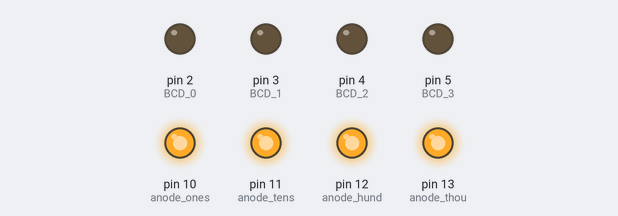
This sketch was run on a simulated Arduino Uno, built with avr-gcc and run on an emulated ATmega328P. On the bench: output pins drawn as LEDs (lit = HIGH).

Above: at 0.5 s.
At 2.5 s:
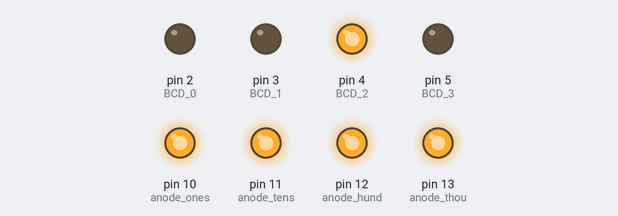
At 3.5 s:
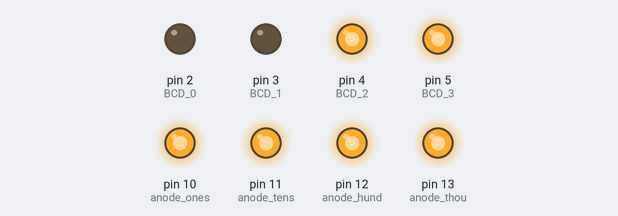
At 5.5 s:
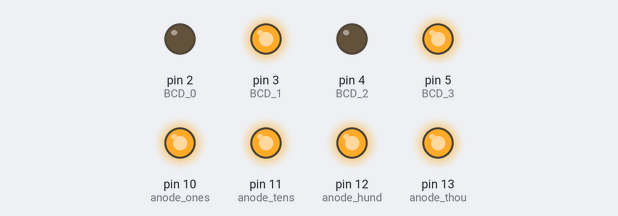
At 8.5 s:
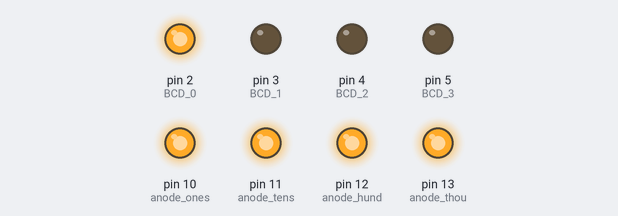
At 11.5 s:
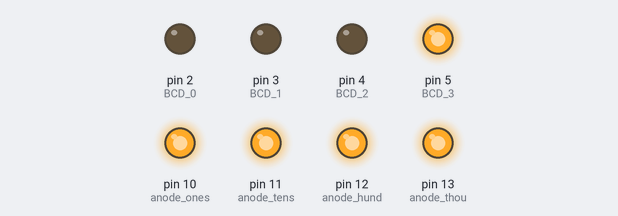
Timing chart, 0 to 13.0 s (numbered marks = the images above):
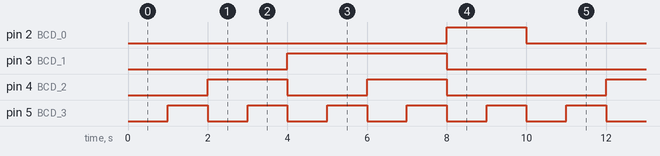

The sketch:

_4_digit_temp.ino.ino
```cpp
int w = 0;
int x = 0;
int y = 0;
int z = 0;
int anode_ones = 10;
int anode_tens = 11;
int anode_hund = 12;
int anode_thou = 13;
int BCD_0 = 2;
int BCD_1 = 3;
int BCD_2 = 4;
int BCD_3 = 5;

void setup() {
  pinMode(BCD_0, OUTPUT);
  pinMode(BCD_1, OUTPUT);
  pinMode(BCD_2, OUTPUT);
  pinMode(BCD_3, OUTPUT);
  pinMode(anode_ones, OUTPUT);
  pinMode(anode_tens, OUTPUT);
  pinMode(anode_hund, OUTPUT);
  pinMode(anode_thou, OUTPUT);
  digitalWrite (anode_ones, HIGH);
  digitalWrite (anode_tens, HIGH);
  digitalWrite (anode_hund, HIGH);
  digitalWrite (anode_thou, HIGH);
}

void displayOnes (int ones)  //active high
{
//  digitalWrite (anode_ones, HIGH);
  if (ones == 0){digitalWrite (BCD_0, LOW);
                 digitalWrite (BCD_1, LOW);
                 digitalWrite (BCD_2, LOW);
                 digitalWrite (BCD_3, LOW);}
  if (ones == 1) digitalWrite (BCD_3, HIGH);
  if (ones == 2) digitalWrite (BCD_2, HIGH);
  if (ones == 3){digitalWrite (BCD_2, HIGH);
                 digitalWrite (BCD_3, HIGH);}
  if (ones == 4) digitalWrite (BCD_1, HIGH);
  if (ones == 5){digitalWrite (BCD_1, HIGH);
                 digitalWrite (BCD_3, HIGH);}
  if (ones == 6){digitalWrite (BCD_1, HIGH);
                 digitalWrite (BCD_2, HIGH);}
  if (ones == 7){digitalWrite (BCD_1, HIGH);
                 digitalWrite (BCD_2, HIGH);
                 digitalWrite (BCD_3, HIGH);}
  if (ones == 8) digitalWrite (BCD_0, HIGH);
  if (ones == 9){digitalWrite (BCD_0, HIGH);
                 digitalWrite (BCD_3, HIGH);}
}

void turnOff() //active high
{

  digitalWrite(BCD_0, LOW);
  digitalWrite(BCD_1, LOW);
  digitalWrite(BCD_2, LOW);
  digitalWrite(BCD_3, LOW);
}


void loop() {

  displayOnes(z);
  delay(1000);
  z++;
  if (z==10){
    z=0;
  }
  turnOff();

}
```

Measured:
- by itself, pin 2 (BCD_0): alternates HIGH for 2.0 s and LOW for 8.0 s
- by itself, pin 3 (BCD_1): alternates HIGH for 4.0 s and LOW for 6.0 s
- by itself, pin 4 (BCD_2): repeats every 10.0 s: LOW 2.0 s, HIGH 2.0 s, LOW 4.0 s, HIGH 2.0 s
- by itself, pin 5 (BCD_3): alternates HIGH for 1.0 s and LOW for 1.0 s
